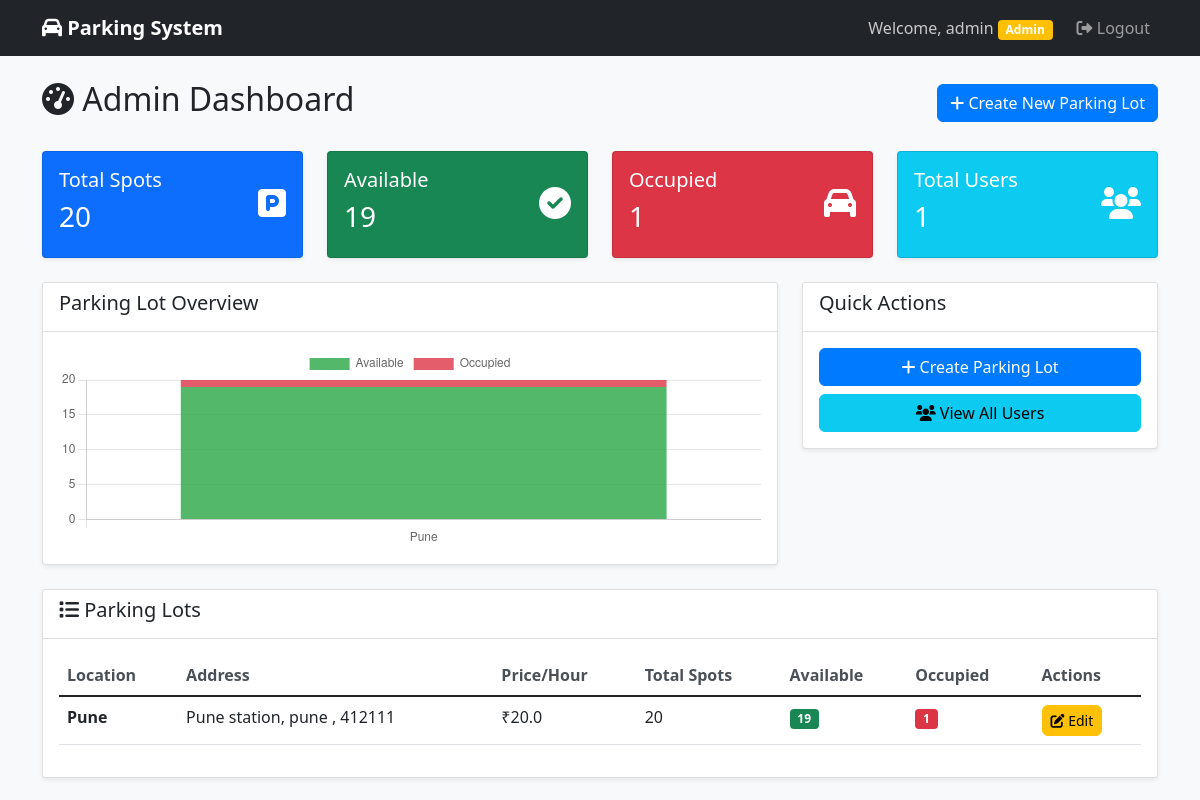
The page /admin/dashboard (signed in) on the database its author committed.
### models.py (models this page shows, shortened)
class User(UserMixin, db.Model):
    __tablename__ = 'users'
    id = db.Column(db.Integer, primary_key=True)
    username = db.Column(db.String(80), unique=True, nullable=False)
    email = db.Column(db.String(120), unique=True, nullable=False)
    password_hash = db.Column(db.String(128), nullable=False)
    phone = db.Column(db.String(15))
    is_admin = db.Column(db.Boolean, default=False)
    created_at = db.Column(db.DateTime, default=datetime.utcnow)
    reservations = db.relationship('Reservation', backref='user', lazy=True)

class ParkingLot(db.Model):
    __tablename__ = 'parking_lots'
    id = db.Column(db.Integer, primary_key=True)
    prime_location_name = db.Column(db.String(100), nullable=False)
    address = db.Column(db.Text, nullable=False)
    pin_code = db.Column(db.String(10), nullable=False)
    price_per_hour = db.Column(db.Float, nullable=False)
    maximum_number_of_spots = db.Column(db.Integer, nullable=False)
    created_at = db.Column(db.DateTime, default=datetime.utcnow)
    parking_spots = db.relationship('ParkingSpot', backref='parking_lot', lazy=True, cascade='all, delete-orphan')
    @property
    def available_spots(self):
        return len([spot for spot in self.parking_spots if spot.status == 'A'])
    @property
    def occupied_spots(self):
        return len([spot for spot in self.parking_spots if spot.status == 'O'])

class ParkingSpot(db.Model):
    __tablename__ = 'parking_spots'
    id = db.Column(db.Integer, primary_key=True)
    lot_id = db.Column(db.Integer, db.ForeignKey('parking_lots.id'), nullable=False)
    spot_number = db.Column(db.String(10), nullable=False)
    status = db.Column(db.String(1), default='A')  # A-Available, O-Occupied
    created_at = db.Column(db.DateTime, default=datetime.utcnow)
    reservations = db.relationship('Reservation', backref='parking_spot', lazy=True)

### app.py (the view)
@app.route('/admin/dashboard')
@login_required
def admin_dashboard():
    if not current_user.is_admin:
        flash('Access denied', 'error')
        return redirect(url_for('user_dashboard'))
    parking_lots = ParkingLot.query.all()
    total_spots = sum(lot.maximum_number_of_spots for lot in parking_lots)
    occupied_spots = sum(lot.occupied_spots for lot in parking_lots)
    available_spots = total_spots - occupied_spots
    total_users = User.query.filter_by(is_admin=False).count()
    lot_data = []
    for lot in parking_lots:
        lot_data.append({
            'name': lot.prime_location_name,
            'total': lot.maximum_number_of_spots,
            'occupied': lot.occupied_spots,
            'available': lot.available_spots
        })
    return render_template('admin/dashboard.html',
                         parking_lots=parking_lots,
                         total_spots=total_spots,
                         occupied_spots=occupied_spots,
                         available_spots=available_spots,
                         total_users=total_users,
                         lot_data=lot_data)

### app.py (called while the page is built)
@login_manager.user_loader
def load_user(user_id):
    return User.query.get(int(user_id))

### templates/admin/dashboard.html (shortened to what this page needs)
{% extends "base.html" %}
{% block content %}
<div class="d-flex justify-content-between align-items-center mb-4">
    <h2><i class="fas fa-tachometer-alt"></i> Admin Dashboard</h2>
    <a href="{{ url_for('create_lot') }}" class="btn btn-primary">
        <i class="fas fa-plus"></i> Create New Parking Lot
    </a>
</div>
<div class="row mb-4">
    <div class="col-md-3">
        <div class="card bg-primary text-white">
            <div class="card-body">
                <div class="d-flex justify-content-between">
                    <div>
                        <h5>Total Spots</h5>
                        <h3>{{ total_spots }}</h3>
                    </div>
                    <div class="align-self-center">
                        <i class="fas fa-parking fa-2x"></i>
                    </div>
                </div>
            </div>
        </div>
    </div>
    <div class="col-md-3">
        <div class="card bg-success text-white">
            <div class="card-body">
                <div class="d-flex justify-content-between">
                    <div>
                        <h5>Available</h5>
                        <h3>{{ available_spots }}</h3>
                    </div>
                    <div class="align-self-center">
                        <i class="fas fa-check-circle fa-2x"></i>
                    </div>
                </div>
            </div>
        </div>
    </div>
    <div class="col-md-3">
        <div class="card bg-danger text-white">
            <div class="card-body">
                <div class="d-flex justify-content-between">
                    <div>
                        <h5>Occupied</h5>
                        <h3>{{ occupied_spots }}</h3>
                    </div>
                    <div class="align-self-center">
                        <i class="fas fa-car fa-2x"></i>
                    </div>
                </div>
            </div>
        </div>
    </div>
    <div class="col-md-3">
        <div class="card bg-info text-white">
            <div class="card-body">
                <div class="d-flex justify-content-between">
                    <div>
                        <h5>Total Users</h5>
                        <h3>{{ total_users }}</h3>
                    </div>
                    <div class="align-self-center">
                        <i class="fas fa-users fa-2x"></i>
                    </div>
                </div>
            </div>
        </div>
    </div>
</div>
<div class="row mb-4">
    <div class="col-md-8">
        <div class="card">
            <div class="card-header">
                <h5>Parking Lot Overview</h5>
            </div>
            <div class="card-body">
                <canvas id="parkingChart" width="400" height="200"></canvas>
            </div>
        </div>
    </div>
    <div class="col-md-4">
        <div class="card">
            <div class="card-header">
                <h5>Quick Actions</h5>
            </div>
            <div class="card-body">
                <div class="d-grid gap-2">
                    <a href="{{ url_for('create_lot') }}" class="btn btn-primary">
                        <i class="fas fa-plus"></i> Create Parking Lot
                    </a>
                    <a href="{{ url_for('admin_users') }}" class="btn btn-info">
                        <i class="fas fa-users"></i> View All Users
                    </a>
                </div>
            </div>
        </div>
    </div>
</div>
<div class="card">
    <div class="card-header">
        <h5><i class="fas fa-list"></i> Parking Lots</h5>
    </div>
    <div class="card-body">
        {% if parking_lots %}
        <div class="table-responsive">
            <table class="table table-hover">
                <thead>
                    <tr>
                        <th>Location</th>
                        <th>Address</th>
                        <th>Price/Hour</th>
                        <th>Total Spots</th>
                        <th>Available</th>
                        <th>Occupied</th>
                        <th>Actions</th>
                    </tr>
                </thead>
                <tbody>
                    {% for lot in parking_lots %}
                    <tr>
                        <td><strong>{{ lot.prime_location_name }}</strong></td>
                        <td>{{ lot.address }}, {{ lot.pin_code }}</td>
                        <td>₹{{ lot.price_per_hour }}</td>
                        <td>{{ lot.maximum_number_of_spots }}</td>
                        <td><span class="badge bg-success">{{ lot.available_spots }}</span></td>
                        <td><span class="badge bg-danger">{{ lot.occupied_spots }}</span></td>
                        <td>
                            <a href="{{ url_for('edit_lot', lot_id=lot.id) }}" class="btn btn-sm btn-warning">
                                <i class="fas fa-edit"></i> Edit
                            </a>
                        </td>
                    </tr>
                    {% endfor %}
                </tbody>
            </table>
        </div>
        {% endif %}
    </div>
</div>
{% endblock %}
{% block scripts %}
<script>
// Chart data from Flask
const lotData = {{ lot_data | tojson | safe }};
// Create parking lot overview chart
const ctx = document.getElementById('parkingChart').getContext('2d');
const chart = new Chart(ctx, {
    type: 'bar',
    data: {
        labels: lotData.map(lot => lot.name),
        datasets: [{
            label: 'Available',
            data: lotData.map(lot => lot.available),
            backgroundColor: 'rgba(40, 167, 69, 0.8)'
        }, {
            label: 'Occupied',
            data: lotData.map(lot => lot.occupied),
            backgroundColor: 'rgba(220, 53, 69, 0.8)'
        }]
    },
    options: {
        responsive: true,
        scales: {
            x: {
                stacked: true,
            },
            y: {
                stacked: true,
                beginAtZero: true
            }
        }
    }
});
</script>
{% endblock %}

### templates/base.html (shortened to what this page needs)
<!DOCTYPE html>
<html lang="en">
<head>
    <link href="https://cdn.jsdelivr.net/npm/bootstrap@5.1.3/dist/css/bootstrap.min.css" rel="stylesheet">
    <link href="https://cdnjs.cloudflare.com/ajax/libs/font-awesome/6.0.0/css/all.min.css" rel="stylesheet">
    <link href="{{ url_for('static', filename='css/style.css') }}" rel="stylesheet">
</head>
<body>
    <nav class="navbar navbar-expand-lg navbar-dark bg-dark">
        <div class="container">
            <a class="navbar-brand" href="{{ url_for('index') }}">
                <i class="fas fa-car"></i> Parking System
            </a>
            {% if current_user.is_authenticated %}
            <div class="navbar-nav ms-auto">
                <span class="navbar-text me-3">
                    Welcome, {{ current_user.username }}
                    {% if current_user.is_admin %}
                        <span class="badge bg-warning">Admin</span>
                    {% endif %}
                </span>
                <a class="nav-link" href="{{ url_for('logout') }}">
                    <i class="fas fa-sign-out-alt"></i> Logout
                </a>
            </div>
            {% endif %}
        </div>
    </nav>
    <main class="container mt-4">
        {% block content %}{% endblock %}
    </main>
    {% block scripts %}{% endblock %}
</body>
</html>

### static/css/style.css (style rules this page uses)
body { background-color: #f8f9fa; }
.card { box-shadow: 0 0.125rem 0.25rem rgba(0, 0, 0, 0.075); border: 1px solid rgba(0, 0, 0, 0.125); }
.card-header { background-color: #fff; border-bottom: 1px solid rgba(0, 0, 0, 0.125); }
.navbar-brand { font-weight: bold; }
.badge { font-size: 0.75em; }
.btn { border-radius: 0.375rem; }
.table th { border-top: none; font-weight: 600; color: #495057; }
#parkingChart { max-height: 300px; }
.navbar-text { color: rgba(255, 255, 255, 0.75) !important; }
.btn-primary { background-color: #007bff; border-color: #007bff; }

### rows shown on the page
User: username "admin"
ParkingLot: prime_location_name "Pune", address "Pune station, pune", pin_code "412111", price_per_hour "20.0", maximum_number_of_spots "20", available_spots "19", occupied_spots "1"

### other values the page prints
{{ total_spots }} "20"
{{ available_spots }} "19"
{{ occupied_spots }} "1"
{{ total_users }} "1"
chart data {{ lot_data | tojson | safe }} [{"available": 19, "name": "Pune", "occupied": 1, "total": 20}]
